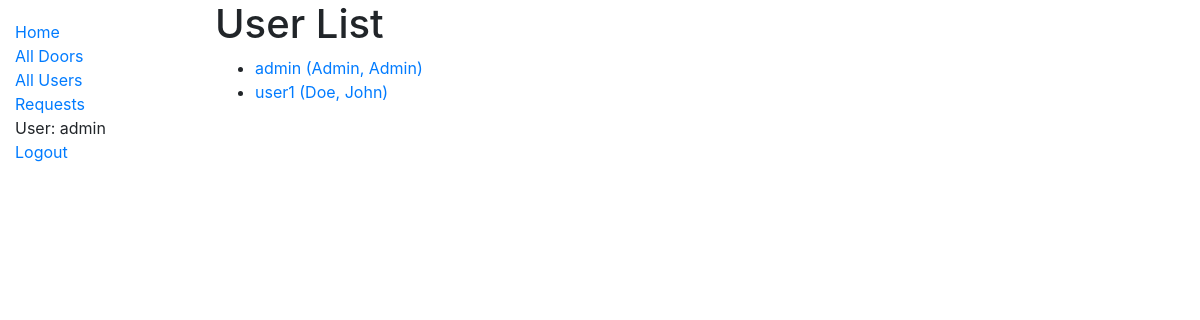
/catalog/users/ (signed in), run on the app's committed database.
### accounts/models.py (models this page shows, shortened)
class User(AbstractUser):
    username_validator = UnicodeUsernameValidator()
    username = models.CharField(max_length=150, unique=True, help_text='Required. 150 characters or fewer. Letters, digits and @/./+/-/_ only.', validators=[username_validator], error_messages={'unique': "A user with that username already exists.",},)
    first_name = models.CharField(max_length=150)
    last_name = models.CharField(max_length=150)
    email = models.EmailField(max_length=75, blank=True)
    created_at = models.DateTimeField(auto_now_add=True)
    updated_at = models.DateTimeField(auto_now=True)
    is_active = models.BooleanField(default=True)
    user_public_key = models.CharField(max_length=256, default='0')
    user_private_key = models.CharField(max_length=256, default='0')
    doors = models.ManyToManyField('catalog.Door', related_name='assigned_doors', null=True, blank=True)
    EMAIL_FIELD = 'email'
    USERNAME_FIELD = 'username'
    REQUIRED_FIELDS = ['email']
    class Meta:
        ordering = ['last_name', 'first_name']
    def get_absolute_url(self):
        return reverse('user-detail', args=[str(self.id)])

### catalog/views.py (the view)
# urls.py: path('users/', views.UserListView.as_view(), name='users'),
class UserListView(LoginRequiredMixin, generic.ListView):
    model = User
    template_name = 'catalog/user_list.html'
    paginate_by = 10

### catalog/templates/catalog/user_list.html
{% extends "base_generic.html" %}
{% block content %}
  <h1>User List</h1>
  {% if user_list %}
  <ul>
    {% for user in user_list %}
      <li>
        <a href="{{ user.get_absolute_url }}">{{ user.username }} ({{user.last_name}}, {{user.first_name}})</a>
      </li>
    {% endfor %}
  </ul>
  {% else %}
    <p>There are no user in the collection.</p>
  {% endif %}
{% endblock %}

### catalog/templates/base_generic.html (shortened to what this page needs)
<!DOCTYPE html>
<html lang="en">
<head>
    <link rel="stylesheet" href="https://stackpath.bootstrapcdn.com/bootstrap/4.1.3/css/bootstrap.min.css"
>
    {% load static %}
    <link rel="stylesheet" href="{% static 'css/styles.css' %}">
</head>
<body>
<div class="container-fluid">
    <div class="row">
        <div class="col-sm-2">
            {% block sidebar %}
                <ul class="sidebar-nav">
                    <li><a href="{% url 'index' %}">Home</a></li>
                    <li><a href="{% url 'doors' %}">All Doors</a></li>
                    {% if user.is_authenticated and user.is_superuser %}
                        <li><a href="{% url 'users' %}">All Users</a></li>
                        <li><a href="{% url 'requested-doors' %}">Requests</a></li>
                    {% endif %}
                    {% if user.is_authenticated %}
                        <li>User: {{ user.get_username }}</li>
                        <li><a href="{% url 'logout' %}?next={{ request.path }}">Logout</a></li>
                    {% else %}
                        <li><a href="{% url 'login' %}?next={{ request.path }}">Login</a></li>
                    {% endif %}
                </ul>
            {% endblock %}
        </div>
        <div class="col-sm-10 ">{% block content %}{% endblock %}
        </div>
    </div>
</body>
</html>

### catalog/static/css/styles.css (style rules this page uses)
.sidebar-nav { margin-top: 20px; padding: 0; list-style: none; }

### data on the page
User: get_username "admin", username "admin", last_name "Admin", first_name "Admin"
User: username "user1", last_name "Doe", first_name "John"
